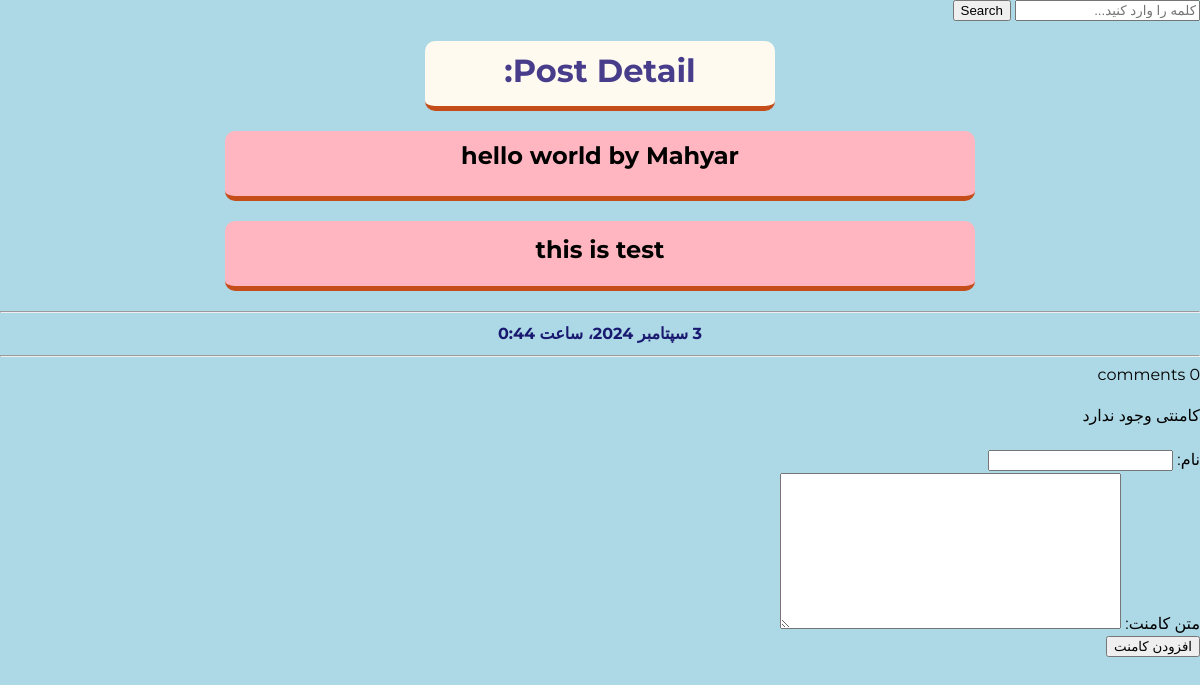
Before: /blog/posts/3 with the older database file.
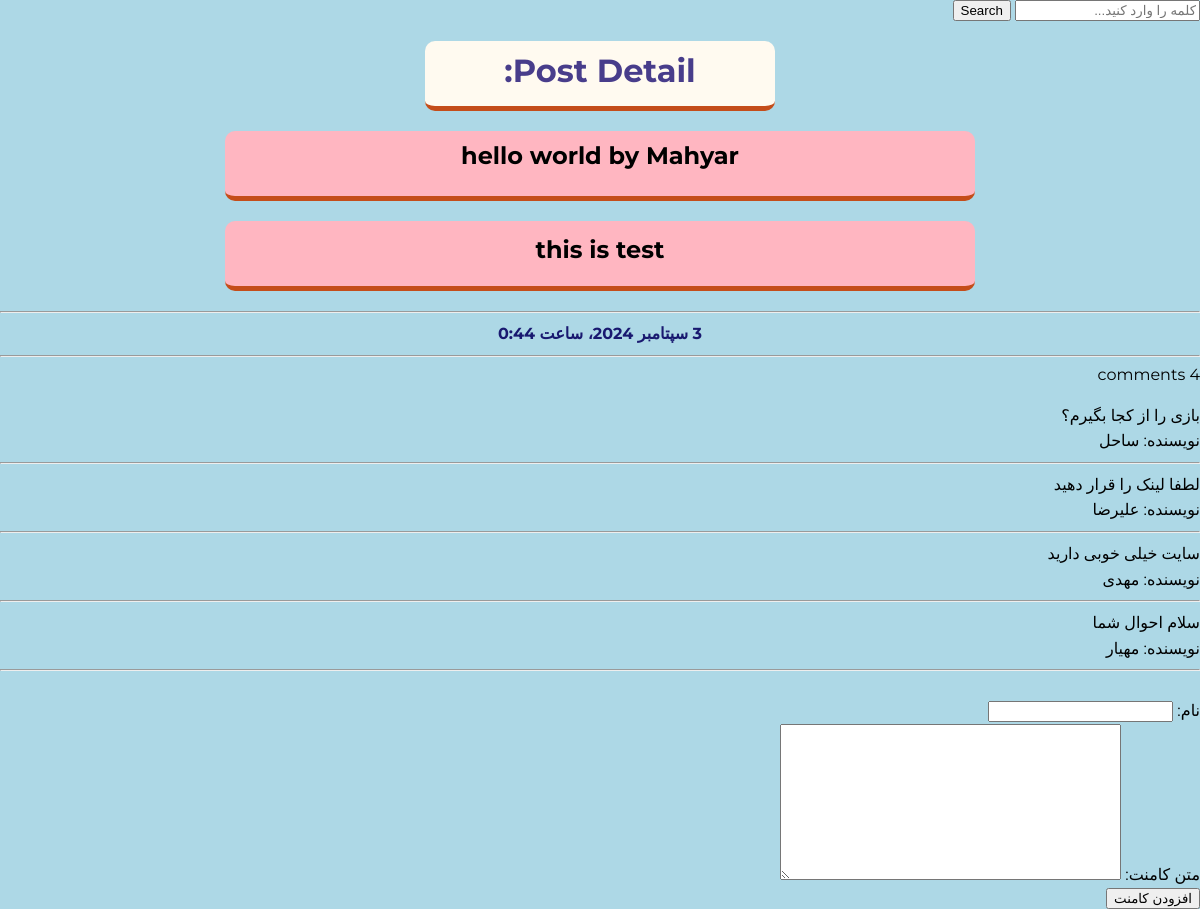
After: the same page with the newer database file.
### blog/models.py (models this page shows, shortened)
class Post(models.Model):
    class Status(models.TextChoices):
        DRAFT = 'DF', 'Draft'
        PUBLISHED = 'PB', 'Published'
        REJECTED = 'R', 'Rejected'
    author = models.ForeignKey(User, on_delete=models.CASCADE, related_name='user_posts')
    title = models.CharField(max_length=250)
    description = models.TextField()
    slug = models.SlugField(max_length=250)
    publish = models.DateTimeField(default=timezone.now)
    created = models.DateTimeField(auto_now_add=True)
    updated = models.DateTimeField(auto_now=True)
    status = models.CharField(max_length=2, choices=Status.choices, default=Status.DRAFT)
    reading_time = models.PositiveIntegerField(verbose_name='زمان مطالعه')
    objects = models.Manager()
    published = PublishedManager()
    class Meta:
        ordering = ['-publish']
        indexes = [
            models.Index(fields=['-publish']),
        ]
        verbose_name = 'پست'
        verbose_name_plural = 'پست ها'

class Comments(models.Model):
    post = models.ForeignKey(Post, on_delete=models.CASCADE, related_name='comments', verbose_name='پست')
    name = models.CharField(max_length=250, verbose_name='نام')
    body = models.TextField(verbose_name='متن کامنت')
    created = models.DateTimeField(auto_now_add=True)
    updated = models.DateTimeField(auto_now=True)
    active = models.BooleanField(default=False)
    class Meta:
        ordering = ['-created']
        indexes = [models.Index(fields=['-created'])]
        verbose_name = 'کامنت'
        verbose_name_plural = 'کامنت ها'

### blog/views.py (the view)
# urls.py: path('posts/<int:pk>', views.post_detail, name='post_detail'),
def post_detail(request, pk):
    post = get_object_or_404(Post, pk=pk, status=Post.Status.PUBLISHED)
    comment = post.comments.filter(active=True)
    form = CommentForm()
    context = {
        'post': post,
        'form': form,
        'comment': comment,
    }
    return render(request, 'blog/detail.html', context)

### blog/forms.py (shortened to what this page needs)
class CommentForm(forms.ModelForm):
    class Meta:
        model = Comments
        fields = ['name', 'body']

### blog/templatetags/blog_tags.py (called while the page is built)
@register.filter(name='markdown')
def to_markdown(text):
    return mark_safe(markdown(text))

### blog/templates/blog/detail.html (shortened to what this page needs)
{% extends 'parent/base.html' %}
{% load jformat %}
{% load blog_tags %}
{% block content %}
    <h1>Post Detail:</h1>
    <h2>{{ post.title }} by {{ post.author | capfirst }}</h2>
    <h2>{{ post.description | markdown }}</h2>
    <hr>
    <p class="paragraph">{{ post.publish | jformat:'%y/%m/%d - %H:%M' }}</p>
    <hr>
    <div>
        {% with comment.count as cm_count %}
            {{ cm_count }} comment{{ cm_count|pluralize }}
        {% endwith %}
    </div>
    <br>
   <div>
        {% for cm in comment %}
            {{ cm.body | linebreaks }}
            <p>نویسنده: {{ cm.name }}</p>
            <hr>
            {% empty %}
            <p>کامنتی وجود ندارد</p>
        {% endfor %}
   </div>
    <br>
    <form method="post" action="{% url 'blog:post_comment' post.id %}">
        {{ form.as_p }}
        <input type="submit" value="افزودن کامنت">
    </form>
{% endblock %}

### blog/templates/parent/base.html (shortened to what this page needs)
{% load static %}
<!DOCTYPE html>
<html lang="fa-ir" dir="rtl">
<head>
    <link  rel="stylesheet" type="text/css" href="{% static 'css/base.css' %}">
</head>
<body>
    {% include 'partials/header.html' %}
    {% block content %} {% endblock %}
</body>
</html>

### blog/templates/partials/header.html (shortened to what this page needs)
<form method="get" action="{% url 'blog:post_search' %}">
    <input type="text" name="query" required placeholder="کلمه را وارد کنید...">
    <input type="submit" value="Search">
</form>

### blog/static/css/base.css (style rules this page uses)
* { box-sizing: border-box; }
body { --h: 212deg; --l: 43%; --brandColor: hsl(var(--h), 71%, var(--l)); font-family: Montserrat, sans-serif; margin: 0; background-color: lightblue; }
p { margin: 0; line-height: 1.6; }
h1 { width: 350px; height: 70px; background-color: floralwhite; color: darkslateblue; text-align: center; border-bottom: 5px solid #c44d1a; border-radius: 10px; margin: 20px auto; padding: 10px; }
h2 { width: 750px; height: 70px; background-color: lightpink; color: black; text-align: center; border-bottom: 5px solid #c44d1a; border-radius: 10px; margin: 20px auto; padding: 10px; }
.paragraph { text-align: center; color: midnightblue; font-weight: bold; }

Changed rows visible on the page:
added Comments: body "بازی را از کجا بگیرم؟", name "ساحل"
added Comments: body "لطفا لینک را قرار دهید", name "علیرضا"
added Comments: body "سایت خیلی خوبی دارید", name "مهدی"
added Comments: body "سلام احوال شما", name "مهیار"
Other visible differences:
text no longer shown: "کامنتی وجود ندارد"
